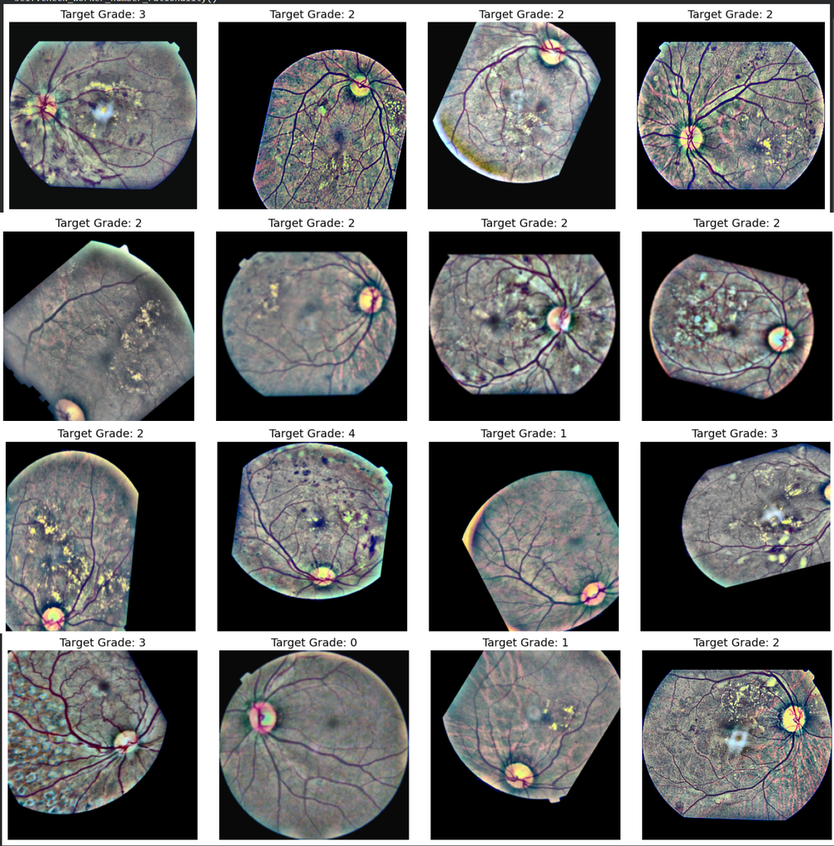
#> input picture Images/Augumented_Samples.png, 834 x 846 px, shrunk from 1000 x 1015 before the run
$ python -i quality_checker.py   (imports and definitions only)   (older library calls are emulated)
#> lines starting #> are read from the running program, lines starting #| are printed output that depends on the picture

import cv2
import numpy as np
from pathlib import Path
from typing import Union, Dict, Tuple, List, Any


class ImageQualityAssessor:
    """
    Lightweight image quality assessment for fundus images.
    Uses simple, fast metrics that work well on CPU.
    """

    def __init__(
            self,
            laplacian_threshold: float = 100.0,
            brightness_low: float = 30.0,
            brightness_high: float = 220.0,
            contrast_threshold: float = 20.0
    ):
        self.laplacian_threshold = laplacian_threshold
        self.brightness_low = brightness_low
        self.brightness_high = brightness_high
        self.contrast_threshold = contrast_threshold

    def _ensure_rgb(self, img: np.ndarray) -> np.ndarray:
        if img is None:
            raise ValueError("Input image is None")
        if len(img.shape) == 2:
            return cv2.cvtColor(img, cv2.COLOR_GRAY2RGB)
        elif len(img.shape) == 3:
            if img.shape[2] == 1:
                return cv2.cvtColor(img.squeeze(axis=2), cv2.COLOR_GRAY2RGB)
            elif img.shape[2] == 4:
                return cv2.cvtColor(img, cv2.COLOR_RGBA2RGB)
            elif img.shape[2] == 3:
                return img
        raise ValueError(f"Unsupported image shape: {img.shape}")

    def _to_grayscale(self, img: np.ndarray) -> np.ndarray:
        if len(img.shape) == 2:
            return img
        elif len(img.shape) == 3:
            if img.shape[2] == 1:
                return img.squeeze(axis=2)
            else:
                return cv2.cvtColor(img, cv2.COLOR_RGB2GRAY)
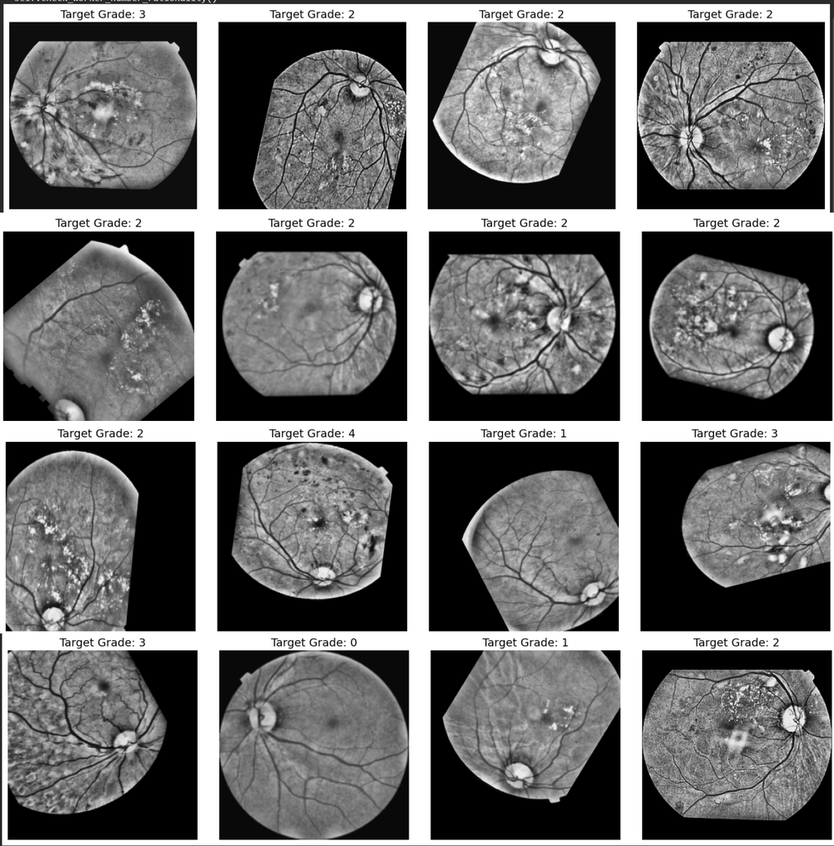
#> returned value: shape (846, 834); min 0, max 255, mean 109.2
        return img

    def compute_laplacian_variance(self, img: np.ndarray) -> float:
        gray = self._to_grayscale(img)
        if gray.dtype != np.uint8:
            gray = (gray * 255).astype(np.uint8) if gray.max() <= 1.0 else gray.astype(np.uint8)
        laplacian = cv2.Laplacian(gray, cv2.CV_64F)
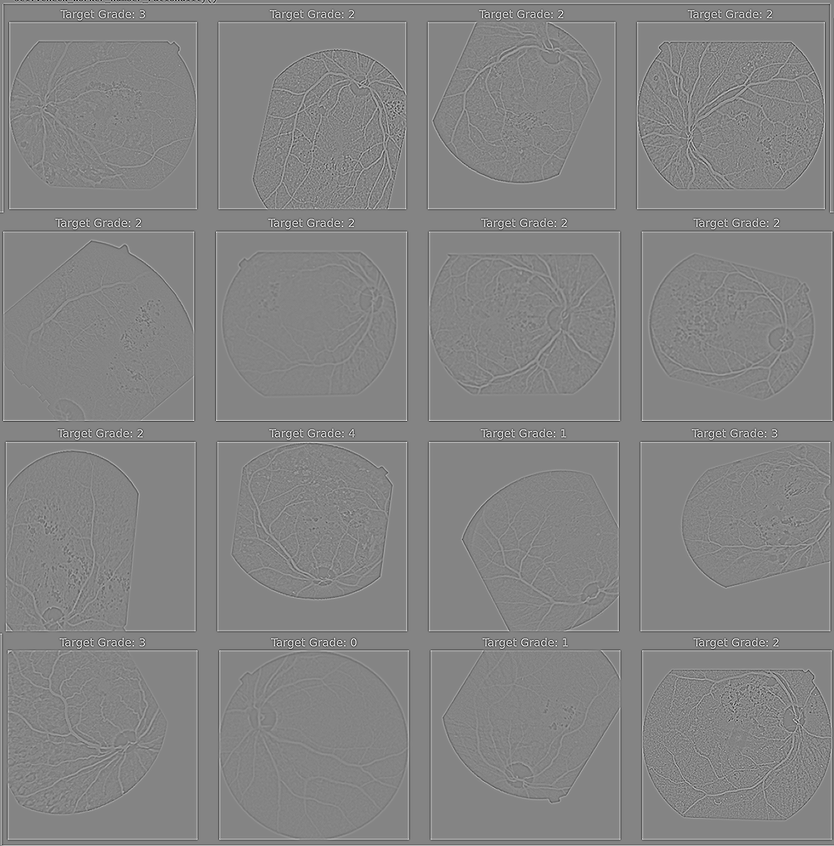
#> laplacian: shape (846, 834) float64; min -586, max 541, mean 0.1; drawn with min black and max white
        return float(laplacian.var())

    def compute_brightness(self, img: np.ndarray) -> float:
        gray = self._to_grayscale(img)
        if gray.max() <= 1.0 and gray.dtype in [np.float32, np.float64]:
            gray = gray * 255
        return float(np.mean(gray))

    def compute_contrast(self, img: np.ndarray) -> float:
        gray = self._to_grayscale(img)
        if gray.max() <= 1.0 and gray.dtype in [np.float32, np.float64]:
            gray = gray * 255
        return float(np.std(gray))

    def compute_fundus_coverage(self, img: np.ndarray) -> float:
        gray = self._to_grayscale(img)
        if gray.max() <= 1.0 and gray.dtype in [np.float32, np.float64]:
            gray = (gray * 255).astype(np.uint8)
        elif gray.dtype != np.uint8:
            gray = gray.astype(np.uint8)
        non_black = np.sum(gray > 10)
        return float(non_black / gray.size)

    def assess_quality(self, img: np.ndarray) -> Tuple[float, List[str]]:
        img_rgb = self._ensure_rgb(img)

        laplacian_var = self.compute_laplacian_variance(img_rgb)
#> laplacian_var = 2580.1
        brightness = self.compute_brightness(img_rgb)
#> brightness = 109.2
        contrast = self.compute_contrast(img_rgb)
#> contrast = 88.05
        coverage = self.compute_fundus_coverage(img_rgb)
#> in compute_fundus_coverage, `non_black = np.sum(gray > 10)`: non_black = 506069
#> coverage = 0.717

        issues = []
        scores = []

        if laplacian_var < self.laplacian_threshold:
            issues.append("blurry")
            scores.append(laplacian_var / self.laplacian_threshold)
        else:
            scores.append(min(1.0, laplacian_var / (self.laplacian_threshold * 3)))

        if brightness < self.brightness_low:
            issues.append("underexposed")
            scores.append(brightness / self.brightness_low)
        elif brightness > self.brightness_high:
            issues.append("overexposed")
            scores.append((255 - brightness) / (255 - self.brightness_high))
        else:
            optimal = 125
            scores.append(max(0, 1.0 - abs(brightness - optimal) / optimal))

        if contrast < self.contrast_threshold:
            issues.append("low_contrast")
            scores.append(contrast / self.contrast_threshold)
        else:
            scores.append(min(1.0, contrast / (self.contrast_threshold * 3)))

        if coverage < 0.3:
            issues.append("insufficient_fundus_area")
            scores.append(coverage / 0.3)
        else:
            scores.append(min(1.0, coverage))

        weights = [0.35, 0.20, 0.25, 0.20]
        quality_score = max(0.0, min(1.0, sum(s * w for s, w in zip(scores, weights))))
#> quality_score = 0.918

        return quality_score, issues

>>> import cv2
>>> picture = cv2.cvtColor(cv2.imread('../../Images/Augumented_Samples.png'), cv2.COLOR_BGR2RGB)
>>> result = ImageQualityAssessor().assess_quality(picture)
#> result = (0.918, [])

$ run again, on Images/Gradcam2.png
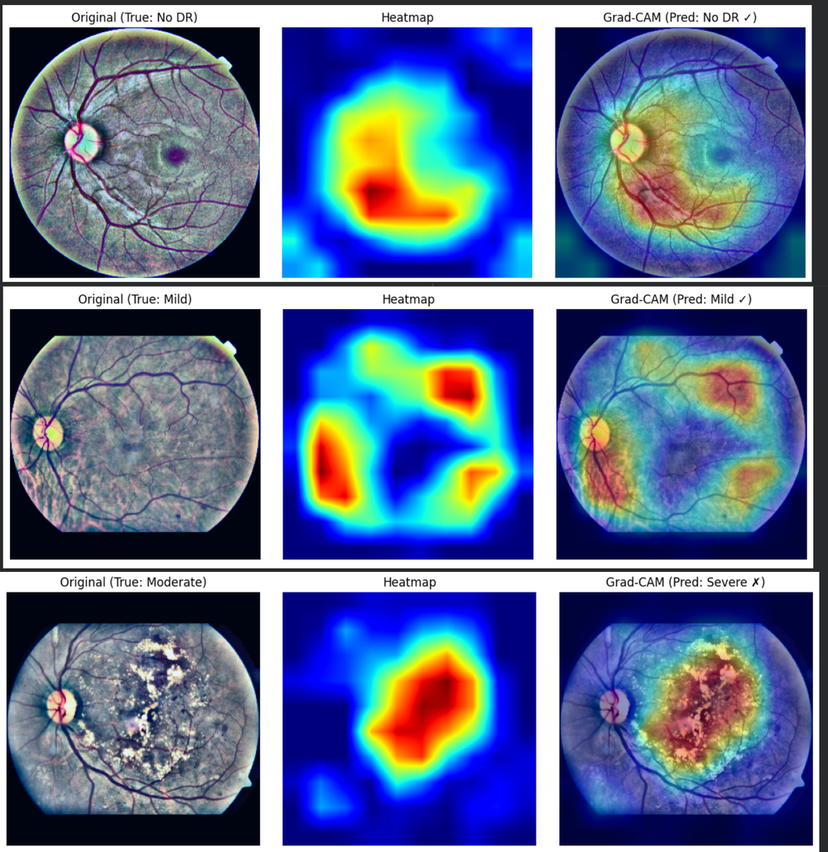
#> input picture Images/Gradcam2.png, 828 x 852 px, shrunk from 1000 x 1028 before the run
#> in _to_grayscale, `return cv2.cvtColor(img, cv2.COLOR_RGB2GRAY)`:
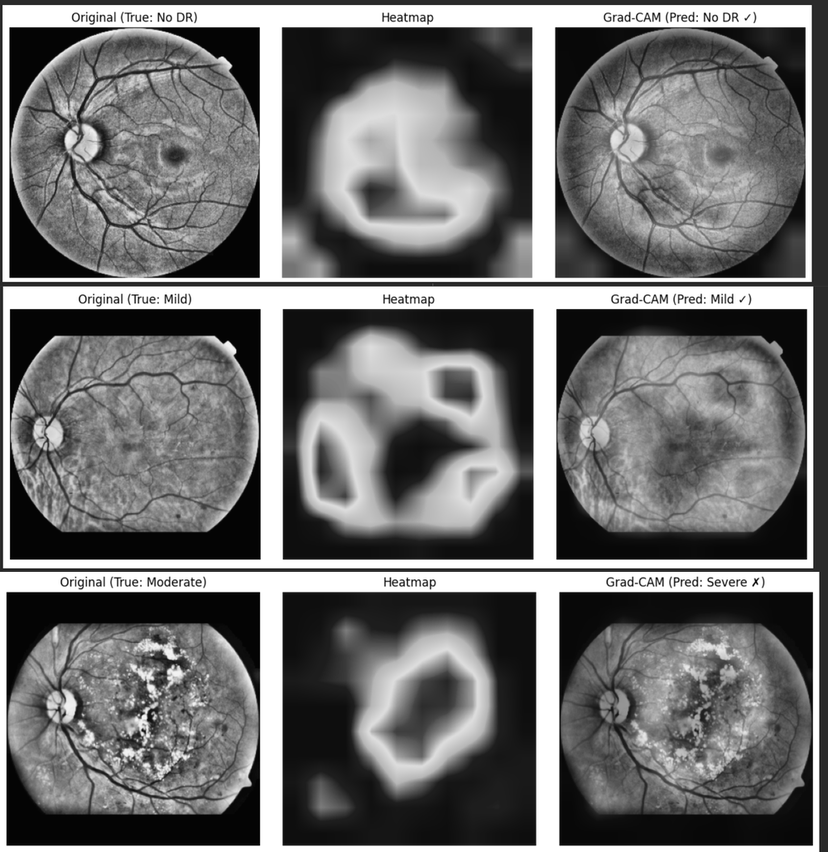
#> returned value: shape (852, 828); min 0, max 255, mean 111.5
#> in compute_laplacian_variance, `laplacian = cv2.Laplacian(gray, cv2.CV_64F)`:
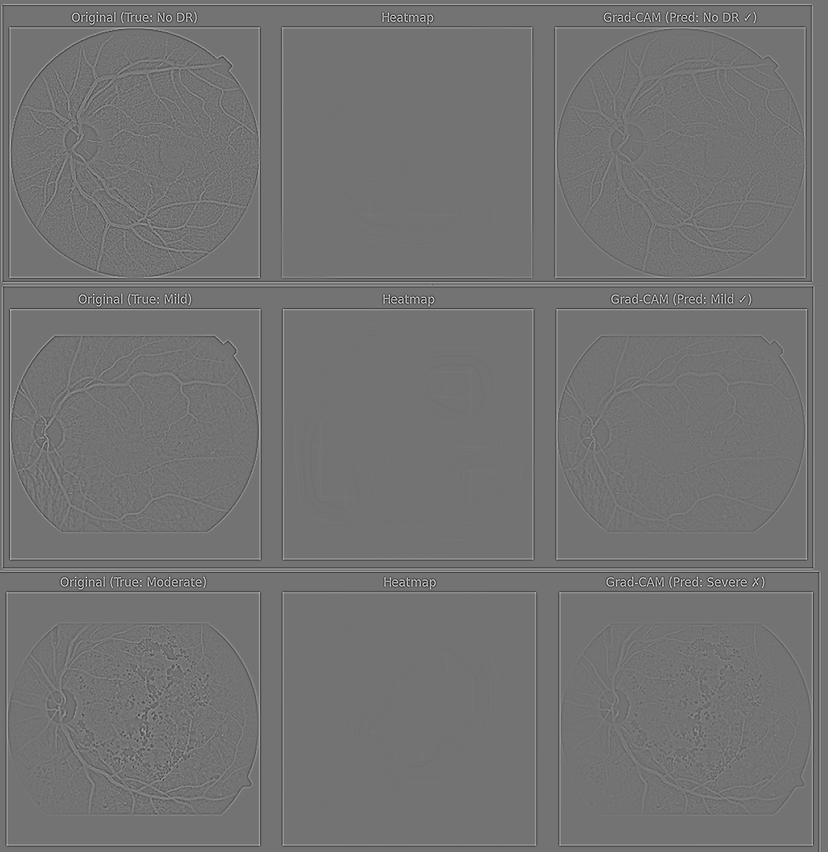
#> laplacian: shape (852, 828) float64; min -458, max 555, mean 0; drawn with min black and max white
#> laplacian_var = 1605.9
#> brightness = 111.5
#> contrast = 82.94
#> non_black = 627037
#> coverage = 0.889
#> quality_score = 0.956
#> result = (0.956, [])
